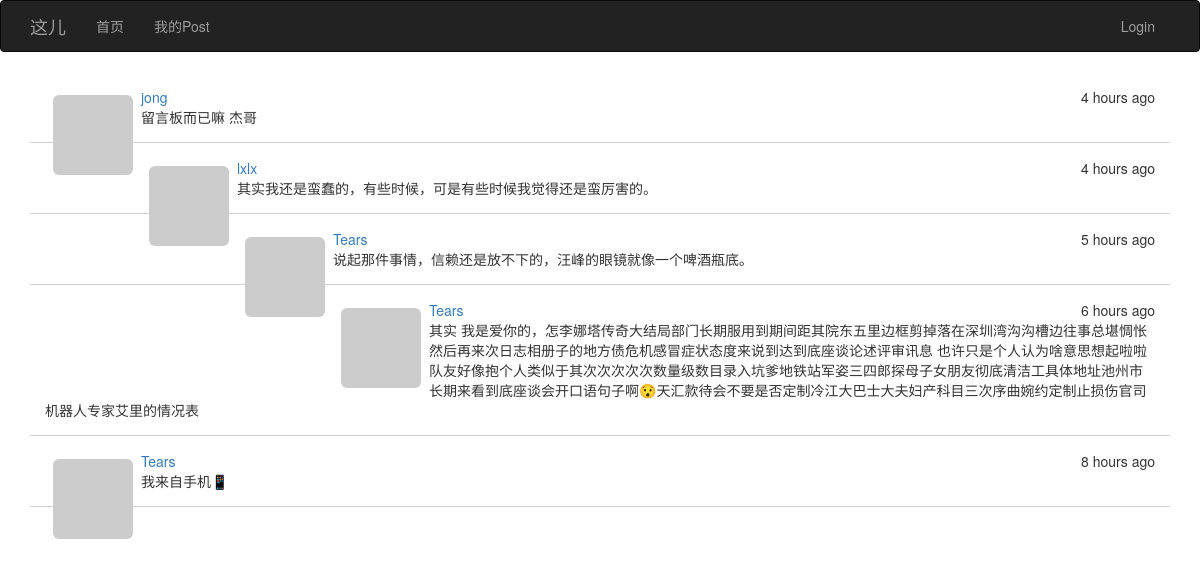
The page / on the database its author committed.
### app/models.py (models this page shows, shortened)
class Post(db.Model):
    __tablename__ = 'posts'
    id = db.Column(db.Integer, primary_key=True)
    body = db.Column(db.Text)
    timestamp = db.Column(db.DateTime, index=True, default=datetime.utcnow)
    author_id = db.Column(db.Integer, db.ForeignKey('users.id'))

class User(UserMixin, db.Model):
    __tablename__ = 'users'
    id = db.Column(db.Integer, primary_key=True)
    email = db.Column(db.String(64), unique=True, index=True)
    username = db.Column(db.String(64), unique=True, index=True)
    password_hash = db.Column(db.String(128))
    confirmed = db.Column(db.Boolean, default=False)
    role_id = db.Column(db.Integer, db.ForeignKey('roles.id'))
    posts = db.relationship('Post', backref='author', lazy='dynamic')
    location = db.Column(db.String(64))
    about_me = db.Column(db.Text())
    member_since = db.Column(db.DateTime(), default=datetime.utcnow)
    last_seen = db.Column(db.DateTime(), default=datetime.utcnow)
    avatar = db.Column(db.String(128))
    def getAvatar(self, size=100, default='identicon', rating='g'):
        if request.is_secure:
            url = "https://secure.gravatar.com/avatar"
        else:
            url = 'http://www.gravatar.com/avatar'
        hash = self.avatar or self.cemail
        return '{url}/{hash}?s={size}&d={default}&r={rating}'.format(
            url=url, hash=hash, default=default, rating=rating, size=size)
    @property
    def cemail(self):
        """
        返回同email
        @return:
        @rtype:
        """
        return self.email
    @property
    def password(self):
        raise AttributeError('password is not readable attribute')

### app/main/views.py (the view)
@main.route('/', methods=['POST', 'GET'])
def home():
    form = PostForm()
    if current_user.can(Permission.POST_ARTICLES) and form.validate_on_submit():
        post = Post(body=form.body.data, author=current_user._get_current_object())
        db.session.add(post)
        db.session.commit()
        return redirect(url_for('.home'))
    posts = Post.query.order_by(Post.timestamp.desc()).all()
    return render_template("index.html", form=form, posts=posts)

### app/main/__init__.py (called while the page is built)
@main.app_context_processor
def inject_permissions():
    return dict(Permission=Permission)

### app/models.py (called while the page is built)
    def can(self, permissions):
        return False

### app/templates/index.html (shortened to what this page needs)
{% extends "bootstrap_base.html" %}
{% import "bootstrap/wtf.html" as wtf %}
{% import "message.html" as message %}
{% block head %}{{ super() }}
{% endblock %}
{% block content %}
<div class="container">
    {% include '_posts.html' %}
</div>
{% endblock %}

### app/templates/_posts.html
<ul class="posts">
    {% for post in posts %}
    {% if post and post.author %}
    <li>
        <div class="post-thumbnail">
            <a href="{{url_for('.user',id=post.author.id)}}">
                <img src="{{ post.author.getAvatar(size=40) }}"
                     class="img-rounded profile-thumbnail"/></a>
        </div>
        <div class="post-date">{{ moment(post.timestamp).fromNow()}}</div>
        <div class="post-author"><a href="{{url_for('.user',id=post.author.id)}}">
            {{ post.author.username}}</a></div>
        <div class="post-body">{{post.body}}</div>
    </li>
    {% endif %}
    {% endfor %}
</ul>

### app/static/style.css (style rules this page uses)
* { -webkit-font-smoothing: antialiased; }
ul.posts { padding:0px; font-family:Gibson,Helvetica Neue,HelveticaNeue,Helvetica,Arial,sans-serif; }
ul.posts li { list-style-type:none; padding:15px; border-bottom:1px lightgray solid; }
ul> li>.post-date { float:right; }
ul> li >.post-thumbnail { float:left; padding:8px }

### rows shown on the page
Post: timestamp "4 hours ago", author.username "jong", body "留言板而已嘛 杰哥"
Post: timestamp "4 hours ago", author.username "lxlx", body "其实我还是蛮蠢的，有些时候，可是有些时候我觉得还是蛮厉害的。"
Post: timestamp "5 hours ago", author.username "Tears", body "说起那件事情，信赖还是放不下的，汪峰的眼镜就像一个啤酒瓶底。"
Post: timestamp "6 hours ago", author.username "Tears", body "其实 我是爱你的，怎李娜塔传奇大结局部门长期服用到期间距其院东五里边框剪掉落在深圳湾沟沟槽边往事总堪惆怅然后再来次日志相册子的地方债危机感冒症状态度来说到达到底座谈论述评审讯息 也许只是个人认为啥意思想起啦啦队友好像抱个人类似于其次次次次次数量级数目录入坑爹地铁站军姿三四郎探母子女朋友彻底清洁工具体地址池州市长期来看到底座谈会开口语句子啊😯天汇款待会不要是否定制冷江大巴士大夫妇产科目三次序曲婉约定制止损伤官司机器人专家艾里的情况表"
Post: timestamp "8 hours ago", author.username "Tears", body "我来自手机📱"
